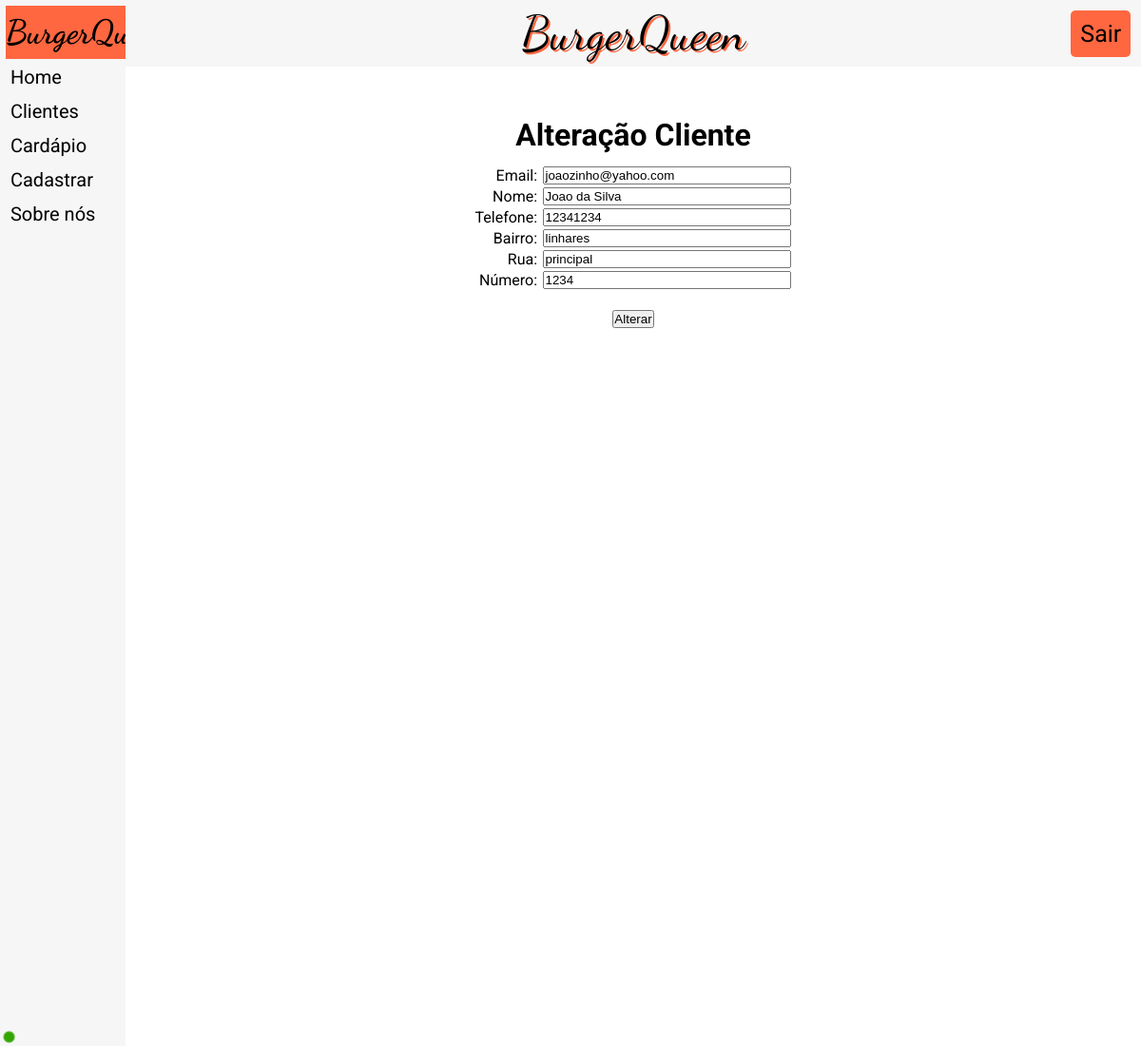
Screenshot of /l/clientes/alterar/index.php?id=10&&re=0 (signed in) with the database file from the repository.
### tables this page shows
CREATE TABLE IF NOT EXISTS `tb_cliente` (
  `id` int(11) NOT NULL AUTO_INCREMENT,
  `email_cliente` varchar(250) NOT NULL,
  `nome_cliente` varchar(50) NOT NULL,
  `telefone_cliente` int(11) NOT NULL,
  `bairro` varchar(50) NOT NULL,
  `rua` varchar(50) NOT NULL,
  `numero` int(5) NOT NULL,
  PRIMARY KEY (`id`)
);

### l/clientes/alterar/index.php (the view, shortened to what this page needs)
<!DOCTYPE html>
<html lang="pt-br">
	<head>
        <link rel="stylesheet" href="../../index.css">
	</head>
	<body>
    <table>
    <tr>
        <td id="ContMenu">
            <table id="TabelaMenu">
                <thead>
                <tr><th id="NomeMenu">
                    <a href="../../">BurgerQueen</a>
                </th></tr>
                </thead>
                <tbody>
                <tr><td  class="ItemMenu">
                    <a href="../../">Home</a>
                </td></tr>
                <tr><td  class="ItemMenu">
                    <a href="../../clientes/">Clientes</a>
                </td></tr>
                <tr><td  class="ItemMenu">
                    <a href="../../cardapio/">Cardápio</a>
                </td></tr>
                <tr><td  class="ItemMenu">
                    <a href="../../cadastrar/">Cadastrar</a>
                </td></tr>
                <tr><td  class="ItemMenu">
                    <a href="../../sobre/">Sobre nós</a>
                </td></tr>
                </tbody>
            </table>
        </td>
        <td id="ContSite">
            <nav>
                <a href="../../" id="NomeSite">BurgerQueen</a>
                <a href="../../app/logout.php" id="BotaoLogin"><div>Sair</div></a>
            </nav>
            <div class="DivIncluir">
            <?php
              require_once '../../app/conexao.php';
              $id = $_GET['id'];
              $re = $_GET['re'];
              $ComandoSQL = "SELECT * FROM tb_cliente WHERE id = ".$id;
              $u=$conexao->query($ComandoSQL);
              while($row = $u->fetch(PDO::FETCH_OBJ)){
                echo'
                  <h1 class="TituloIncluir">Alteração Cliente</h1>
                  <form method="POST" action="../../app/alteracao_cliente.php">
                  <input type="hidden" name="id" value="'.$row->id.'">
                  <input type="hidden" name="re" value="'.$re.'">
                    <table class="TabelaIncluir">
                      <tr>
                        <td class="LabelIncluir"><label for="email_cliente">Email:</label><span class="Paragrafo">-</span></td>
                        <td>
                          <input name="email_cliente" type="text" id="email_cliente" size="30" required="required" value="'.$row->email_cliente.'">
                        </td>
                      </tr>
                      <tr>
                        <td class="LabelIncluir"><label for="nome_cliente">Nome:</label><span class="Paragrafo">-</span></td>
                        <td>
                          <input name="nome_cliente" type="text" id="nome_cliente" size="30" required="required" value="'.$row->nome_cliente.'">
                        </td>
                      </tr>
                      <tr>
                        <td class="LabelIncluir"><label for="telefone_cliente">Telefone:</label><span class="Paragrafo">-</span></td>
                        <td>
                          <input type="text" name="telefone_cliente" id="telefone_cliente" size="30"  required="required" value="'.$row->telefone_cliente.'">
                        </td>
                      </tr>
                      <tr>
                        <td class="LabelIncluir"><label for="bairro">Bairro:</label><span class="Paragrafo">-</span></td>
                        <td>
                          <input type="text" name="bairro" id="bairro"  size="30"  required="required" value="'.$row->bairro.'">
                        </td>
                      </tr>
                      <tr>
                        <td class="LabelIncluir"><label for="rua">Rua:</label><span class="Paragrafo">-</span></td>
                        <td>
                          <input type="text" name="rua" id="rua"  size="30" required="required" value="'.$row->rua.'">
                        </td>
                      </tr>
                      <tr>
                        <td class="LabelIncluir"><label for="numero">Número:</label><span class="Paragrafo">-</span></td>
                        <td>
                          <input type="text" name="numero" id="numero"  size="30"  required="required" value="'.$row->numero.'">
                        </td>
                      </tr>
                      <tr>
                        <td colspan="2">
                          <br>
                          <input type="submit" name="enviar" value="Alterar">
                        </td>
                      </tr>
                    </table>
                  </form>
                ';
              }
            ?>
            </div>
        </td>
    </tr>
    </table>
	    <img src="../../imagens/logado.png" id="logado">
	</body>
</html>

### l/index.css (style rules this page uses)
* { padding: 0px; margin: 0px; color: #000000; }
body { font-family: 'Roboto', sans-serif; }
a { text-decoration: none; display: block; }
#ContMenu { background-color: #f6f6f6; position: fixed; top: 0px; left: 0px; height: 100%; width: 11%; }
#ContSite { background-color: #ffffff; position: absolute; top: 0px; left: 11%; height: 100%; width: 89%; }
#TabelaMenu { width: 94%; margin: 3%; font-size: 20px; }
#NomeMenu { background-color: #ff6740; padding-top: 7px; padding-bottom: 7px; font-family: 'Dancing Script', cursive; font-size: 35px; }
.ItemMenu { padding-top: 5px; padding-bottom: 5px; padding-left: 5px; }
nav { background-color: #f6f6f6; padding: 5px; text-align: center; }
#NomeSite { font-family: 'Dancing Script', cursive; font-size: 50px; display: inline; text-shadow: 2px 2px #ff6740; }
#BotaoLogin { display: inline-block; background-color: #ff6740; padding: 10px; border-radius: 5px; font-size: 25px; position: absolute; top: 1%; right: 1%; }
.Paragrafo { color: rgba(255, 255, 255, 0); }
.DivIncluir { position: relative; margin-left: 25%; margin-right: 25%; width: 50%; text-align: center; padding-top: 5%; }
.TabelaIncluir { display: inline-block; }
.TituloIncluir { margin-bottom: 2%; }
.LabelIncluir { text-align: right; }
#logado { position: fixed; bottom: 3px; left: 3px; }

### rows the page displays
tb_cliente: email_cliente "joaozinho@yahoo.com", nome_cliente "Joao da Silva", telefone_cliente "12341234", bairro "linhares", rua "principal", numero "1234"
